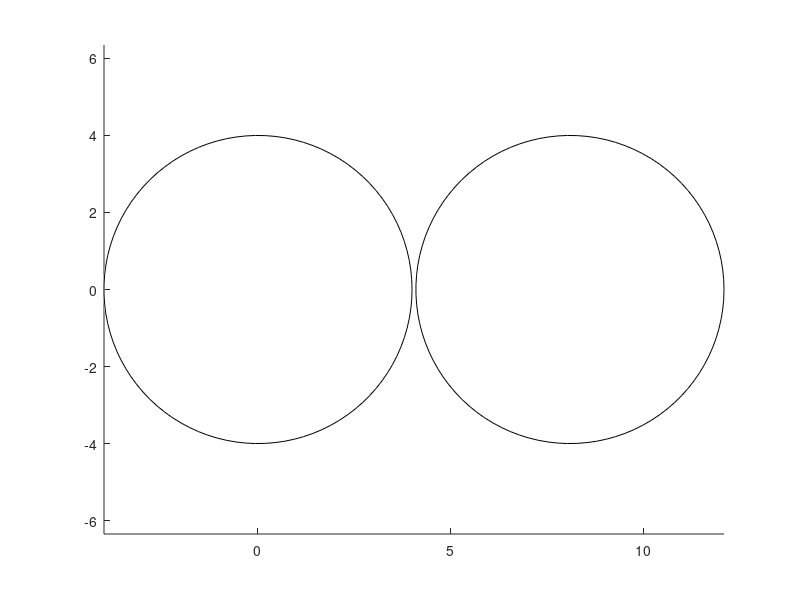

The MATLAB script that drew this image: (Note: this script raises an error after producing the figure.)
%% This code is written by Nooshin Abdollahi - Oct 23 2022
% Matlab codes necessary for peripheral network modeling. 
% The output of this code will be saved and loaded in Python script.

clc
clear all
close all



%%

R = [4;4]  ; % two fibers with exactly the same radius. 
C(1,1) = 0 ;
C(1,2) = 0 ;

C(2,1) = 8.1 ;   % the edge to edge distance between the two fibers is 4 microns. (12-4*2) = 4  
C(2,2) = 0 ;

G(1,1) = 4 ;  % Both fibers are Abeta fibers (group 4) ;
G(1,2) = 4 ; 


figure
for i=1:length(R)
 
        viscircles(C(i,:),R(i,1), 'color', 'k','Linewidth',0.2)    
        hold on
end

% xlim([-20 20])
% ylim([-20 20])
axis equal

%%

unique_radius = unique(R) ;     


%%  To find morphological parameters 


i = 1    ;
    
x= unique_radius(i,1)*2  ;   % fiber diameter
    
p1 =     0.01876  ;
p2 =      0.4787  ;
p3 =      0.1204  ;
axonD = p1*x^2 + p2*x + p3  ;
paraD2 = axonD   ;

p1 =    0.006304  ;
p2 =      0.2071  ;
p3 =      0.5339  ;
nodeD = p1*x^2 + p2*x + p3  ;
paraD1 = nodeD   ;


p1 =     -8.215  ;
p2 =      272.4  ;
p3 =     -780.2  ;

deltax = p1*x^2 + p2*x + p3 ;



p1 =     -0.0199  ;
p2 =       3.016  ;
p3 =       17.44  ;
paralength2 = p1*x^2 + p2*x + p3 ;    % FLUT length

paralength2_segments = 5  ;


p1 =      -0.389 ;
p2 =       14.88  ;
p3 =       9.721  ;
nl = round ( p1*x^2 + p2*x + p3 )  ;


paralength1=3  ;  
nodelength=1.0  ;
interlength=(deltax-nodelength-(2*paralength1)-(2*paralength2)) ;



internode_segments = 40   ;        % number of segments in one internode

parameters(i,1) = axonD  ;   
parameters(i,2) = nodeD ;
parameters(i,3) = deltax ;
parameters(i,4) = paralength2/paralength2_segments          ;
parameters(i,5) = nl ;
parameters(i,6) = interlength/internode_segments            ;      % length of each segment 




%%  

N=zeros(length(C),length(C)) ;
dist=zeros(length(C),length(C)) ;
Distance_edge=zeros(length(C),length(C)) ;

Distance_Centers = pdist2(C, C)  ;  % distance between centers
 


%%%%%%% Distance between edges of circles not centers of circles %%%%%%%%%

for i=1:length(Distance_Centers)
    for j=1:length(Distance_Centers)
        
        if i ~= j
            Distance_edge(i,j)= Distance_Centers(i,j) - (R(i,1)+R(j,1))   ; 
            
        end
        
    end
    
end
%%


m= 1000 ;        % minimum distance (threshold) 


for k=1:length(Distance_Centers)
 
for i=1:length(Distance_Centers)
    if k ~= i
       if Distance_Centers(k,i)< m
           N(k,i)=1 ;                  % 1 means connection, 0 means no connection
           dist(k,i) = Distance_Centers(k,i)   ;   % distance between the axons
           
       end
    end
end


    
end


    
for j=1:length(N)
for i=1:length(N)
    if N(j,i)==1 
        N(i,j)=0  ;
        dist(i,j) = 0  ;
    end
end
end




%%   

Total_Length_Axon = 31500   ;      % the total length of axons is "about" ...  (microns)



%%%%%%%%%%%%%%%%%%%%% the other type of axons %%%%%%%%%%%%%%%%%%%%%%%%%%%%
%%%%%%%%%%%%%%%%%%%%% there is only one type 

for J=1: length(unique_radius)     
     

    z1=0 ;
    z2=0 ;
    z3=0 ;
    z4=0 ;
    j=1 ;
    i=2 ;
    
    which_radius = J ; 
   
%  
eval(['coordinates_sections_' num2str(J) '(1,1) = 0 ;']); 
eval(['coordinates_sections_' num2str(J) '(1,i) = coordinates_sections_' num2str(J) '(1,i-1)+nodelength;']);
eval(['mid_coordinates_sections_' num2str(J) '(1,j) = 0.5;']);
eval(['name_sections_' num2str(J) '(1,j) = sprintf("node_%d",z1) ;']);
z1=z1+1 ;
i=i+1 ;
j=j+1 ;



eval(['coordinates_sections_' num2str(J) '(1,i) = coordinates_sections_' num2str(J) '(1,i-1)+paralength1;']);
eval(['mid_coordinates_sections_' num2str(J) '(1,j) = (coordinates_sections_' num2str(J) '(1,i) + coordinates_sections_' num2str(J) '(1,i-1) )/2;']);
eval(['name_sections_' num2str(J) '(1,j) = sprintf("MYSA_%d",z2) ;']);
z2=z2+1 ;
i=i+1 ;
j=j+1 ;



    for rr=1:paralength2_segments
    
    eval(['coordinates_sections_' num2str(J) '(1,i) = coordinates_sections_' num2str(J) '(1,i-1)+parameters(which_radius,4);']);
    eval(['mid_coordinates_sections_' num2str(J) '(1,j) = (coordinates_sections_' num2str(J) '(1,i) + coordinates_sections_' num2str(J) '(1,i-1) )/2;']);
    eval(['name_sections_' num2str(J) '(1,j) = sprintf("FLUT_%d",z3)  ;']);
    z3=z3+1 ;
    i=i+1 ;
    j=j+1 ;
    end


      for r=1:internode_segments
          
      eval(['coordinates_sections_' num2str(J) '(1,i) = coordinates_sections_' num2str(J) '(1,i-1)+(parameters(which_radius,6));']);
      eval(['mid_coordinates_sections_' num2str(J) '(1,j) = (coordinates_sections_' num2str(J) '(1,i) + coordinates_sections_' num2str(J) '(1,i-1) )/2;']);
      eval(['name_sections_' num2str(J) '(1,j) = sprintf("STIN_%d",z4) ;']);
      z4=z4+1 ;
      i=i+1 ;
      j=j+1 ;

      end

      
      
    for rr=1:paralength2_segments 
    eval(['coordinates_sections_' num2str(J) '(1,i) = coordinates_sections_' num2str(J) '(1,i-1)+parameters(which_radius,4);']);
    eval(['mid_coordinates_sections_' num2str(J) '(1,j) = (coordinates_sections_' num2str(J) '(1,i) + coordinates_sections_' num2str(J) '(1,i-1) )/2;']);
    eval(['name_sections_' num2str(J) '(1,j) = sprintf("FLUT_%d",z3) ;']);
    z3=z3+1 ;
    i=i+1 ;
    j=j+1 ;
    end


eval(['coordinates_sections_' num2str(J) '(1,i) = coordinates_sections_' num2str(J) '(1,i-1)+paralength1;']);
eval(['mid_coordinates_sections_' num2str(J) '(1,j) = (coordinates_sections_' num2str(J) '(1,i) + coordinates_sections_' num2str(J) '(1,i-1) )/2;']);
eval(['name_sections_' num2str(J) '(1,j) = sprintf("MYSA_%d",z2) ;']);
z2=z2+1 ;
i=i+1 ;
j=j+1 ;



Length_one_set(J,1) = eval(['coordinates_sections_' num2str(J) '(1,i-1)'])  ;  % Length of one set including (node+MYSA+5*FLUT+40*Internodes+5*FLUT+MYSA)
number_sets(J,1) = round (Total_Length_Axon/Length_one_set(J,1))  ;     % how many sets we need for this specific radius in order to get a total length about 10000 microns


%
for ii=2:number_sets(J,1)   % it starts from 2 becasue the first set is already above
    

  
eval(['coordinates_sections_' num2str(J) '(1,i) = coordinates_sections_' num2str(J) '(1,i-1)+nodelength;']);
eval(['mid_coordinates_sections_' num2str(J) '(1,j) =  (coordinates_sections_' num2str(J) '(1,i) + coordinates_sections_' num2str(J) '(1,i-1) )/2;']);
eval(['name_sections_' num2str(J) '(1,j) = sprintf("node_%d",z1) ;']);
z1=z1+1 ;
i=i+1 ;
j=j+1 ;



eval(['coordinates_sections_' num2str(J) '(1,i) = coordinates_sections_' num2str(J) '(1,i-1)+paralength1;']);
eval(['mid_coordinates_sections_' num2str(J) '(1,j) = (coordinates_sections_' num2str(J) '(1,i) + coordinates_sections_' num2str(J) '(1,i-1) )/2;']);
eval(['name_sections_' num2str(J) '(1,j) = sprintf("MYSA_%d",z2) ;']);
z2=z2+1 ;
i=i+1 ;
j=j+1 ;


    for rr=1:paralength2_segments
    eval(['coordinates_sections_' num2str(J) '(1,i) = coordinates_sections_' num2str(J) '(1,i-1)+parameters(which_radius,4);']);
    eval(['mid_coordinates_sections_' num2str(J) '(1,j) = (coordinates_sections_' num2str(J) '(1,i) + coordinates_sections_' num2str(J) '(1,i-1) )/2;']);
    eval(['name_sections_' num2str(J) '(1,j) = sprintf("FLUT_%d",z3) ;']);
    z3=z3+1 ;
    i=i+1 ;
    j=j+1 ;
    end


      for r=1:internode_segments
          
      eval(['coordinates_sections_' num2str(J) '(1,i) = coordinates_sections_' num2str(J) '(1,i-1)+(parameters(which_radius,6));']);
      eval(['mid_coordinates_sections_' num2str(J) '(1,j) = (coordinates_sections_' num2str(J) '(1,i) + coordinates_sections_' num2str(J) '(1,i-1) )/2;']);
      eval(['name_sections_' num2str(J) '(1,j) = sprintf("STIN_%d",z4) ;']);
      z4=z4+1 ;
      i=i+1 ;
      j=j+1 ;

      end
      
      
      
    for rr=1:paralength2_segments 
    eval(['coordinates_sections_' num2str(J) '(1,i) = coordinates_sections_' num2str(J) '(1,i-1)+parameters(which_radius,4);']);
    eval(['mid_coordinates_sections_' num2str(J) '(1,j) = (coordinates_sections_' num2str(J) '(1,i) + coordinates_sections_' num2str(J) '(1,i-1) )/2;']);
    eval(['name_sections_' num2str(J) '(1,j) = sprintf("FLUT_%d",z3) ;']);
    z3=z3+1 ;
    i=i+1 ;
    j=j+1 ;
    end

    
    

eval(['coordinates_sections_' num2str(J) '(1,i) = coordinates_sections_' num2str(J) '(1,i-1)+paralength1;']);
eval(['mid_coordinates_sections_' num2str(J) '(1,j) = (coordinates_sections_' num2str(J) '(1,i) + coordinates_sections_' num2str(J) '(1,i-1) )/2;']);
eval(['name_sections_' num2str(J) '(1,j) = sprintf("MYSA_%d",z2) ;']);
z2=z2+1 ;
i=i+1 ;
j=j+1 ;


    
end

Length_All_sets(J,1) = eval(['coordinates_sections_' num2str(J) '(1,i-1)'])  ;   % "around" 10000 microns
Number_of_nodes (J,1) = z1 ;



end


%%

figure
plot(coordinates_sections_1 ,1 , 'ob')
hold on
plot(coordinates_sections_1 ,1.05 , 'or')

ylim([1 1.5])



%%

compartments_in_a_set = 3 + internode_segments + (2*paralength2_segments) ;

 

%%
%%%%%%%%%%%%%%%%%%%%% Connect each axon to itself %%%%%%%%%%%%%%%%%%%%%%%%%%%%%%%%
 
 
 for s=1 :length((unique_radius))   
     for t=1 :length((unique_radius))
         
         if t== s
         
             
             clear S_first
             clear S_second
             clear n nn f1 f2 fz m mm
             L1=0 ;
             L2=0 ;
             p=1 ; 
            
             
             for n=0:Number_of_nodes(s,1)-1 
             
              S_first(p,1) =  sprintf("node_%d",n)  ;
              S_second(p,1) = sprintf("node_%d",n)  ;
              p=p+1 ;

             end
              

            eval(['Connect_types_' num2str(s),num2str(t) '(1:length(S_first),1) = S_first ;']);
            eval(['Connect_types_' num2str(s),num2str(t) '(length(S_first)+1:length(S_first)+length(S_second),1) = S_second ;']);
            
            %%%%%%%%%% save data %%%%%%%%%%
            clear SAVE
            SAVE = char( eval(['Connect_types_' num2str(s),num2str(t)])) ;
            filename=['Connect_types_' num2str(s),num2str(t) '.mat']; 
            save(filename , 'SAVE');    
             
             
         end


     end
 end 
 
 

 
 






 %% Output 
% *** Connection_types_xx  are saved above


save('R.txt' , 'R' , '-ascii')   % save radius of all axons
save('C.txt' , 'C' , '-ascii')   % save location of all axons (x,y)
save('G.txt' , 'G' , '-ascii')   % save Groups of all axons. i.e., each radius in "R" belongs to which type (Group1,2,3 or 4)             

% To be used in NEURON to build models
save('parameters.txt' , 'parameters' , '-ascii')
save('Number_of_nodes.txt' , 'Number_of_nodes' , '-ascii')



save('unique_radius.txt' , 'unique_radius' , '-ascii')
save('neighboringAxon.txt' , 'N' , '-ascii')
% % save('neighbouringAxon.mat','N')

save('dist.txt' , 'dist' , '-ascii')


save('Distance_edge.txt' , 'Distance_edge' , '-ascii')





%% Next:  Boundary Condition


% finding the neurons on the edge, for now I do it manually

neurons_on_edge_up = [0 1    ] ;
% neurons_on_edge_right = [    ] ;
% neurons_on_edge_down = [ ] ;
% neurons_on_edge_left = [ ] ;

neurons_on_edge = [neurons_on_edge_up]     ;   

% finding the boundary cable coordinates
distance_boundary_to_neuron = 7 ;   % microns

for i=1:length(neurons_on_edge_up)
    B_coordinates_up(i,1) = C(neurons_on_edge_up(i)+1,1) ;
    B_coordinates_up(i,2) = C(neurons_on_edge_up(i)+1,2) + distance_boundary_to_neuron ; 
end


    
Boundary_coordinates(:,1) = [B_coordinates_up(:,1)']   ;
Boundary_coordinates(:,2) = [B_coordinates_up(:,2)']   ;
Boundary_coordinates ;

plot(Boundary_coordinates(:,1),Boundary_coordinates(:,2),'o','Color',[0.9290 0.6940 0.1250])

%% finding the neighboring neurons to which boundary cables are connected 

C_and_Boundary_coordinates(:,1) = [ C(:,1)' , Boundary_coordinates(:,1)' ]  ;
C_and_Boundary_coordinates(:,2) = [ C(:,2)' , Boundary_coordinates(:,2)' ]  ;

size_C = size(C) ;
size_Boundary_coordinates = size(Boundary_coordinates) ;

Boundary_N=zeros(length(C_and_Boundary_coordinates),length(C_and_Boundary_coordinates)) ;
Boundary_dist=zeros(length(C_and_Boundary_coordinates),length(C_and_Boundary_coordinates)) ;
Boundary_Distance = pdist2(C_and_Boundary_coordinates, C_and_Boundary_coordinates)  ;



m= 8 ;        % minimum distance (threshold)




for k=1:length(Boundary_Distance)
for i=1:length(Boundary_Distance)
    if k ~= i
       if Boundary_Distance(k,i)< m
           Boundary_N(k,i)=1 ;
           Boundary_dist(k,i)=Boundary_Distance(k,i)  ;
          
       end
    end
end
   
end

Boundary_neighboring = Boundary_N(size_C+1:size(Boundary_N) ,1:size_C) ;
Boundary_dist = Boundary_dist(size_C+1:size(Boundary_N) ,1:size_C) ;




%% find the sections for connections


% for Boundary Cable
  
z=0 ;
i=2 ;
j=1 ;


number_of_sections = 4000  ;
sectionlength= Total_Length_Axon/number_of_sections  ;      



for ii=0:number_of_sections-1
    
Boundary_coordinates_sections(1,1) = 0  ;
Boundary_coordinates_sections(1,i) = Boundary_coordinates_sections(1,i-1) + sectionlength  ;
Boundary_mid_coordinates_section(1,j) = (Boundary_coordinates_sections(1,i) + Boundary_coordinates_sections(1,i-1) )/2  ;
Boundary_name_sections(1,j) = sprintf("section_%d",z)  ;
i=i+1 ;
z=z+1 ;
j=j+1 ;

end




for t=1 :length((unique_radius))
         

             clear S_first
             clear S_second
             clear n f1 m 
             L=0 ;
             p=1 ; 
             
             for n=1:compartments_in_a_set:compartments_in_a_set*Number_of_nodes(t,1)
                 
                 f1 = eval(['mid_coordinates_sections_' num2str(t) '(1,n)'])  ; 
    
                     for m=1:length (Boundary_coordinates_sections)-1
                         if f1 >= Boundary_coordinates_sections(1,m)  && f1 <= Boundary_coordinates_sections(1,m+1)
                             S_first(p,1) = sprintf("node_%d",L)  ;
                             S_second(p,1) = Boundary_name_sections(1,m)  ;
                             p=p+1 ;
                         end
                     end
                     

                     L=L+1 ;
                
    
             end
 
            eval(['Boundary_to_' num2str(t) '(1:length(S_first),1) = S_first ;']);
            eval(['Boundary_to_' num2str(t) '(length(S_first)+1:length(S_first)+length(S_second),1) = S_second ;']);
            
            %%%%%%%%%% save data %%%%%%%%%%
            clear SAVE
            SAVE = char( eval(['Boundary_to_' num2str(t)])) ;
            filename=['Boundary_to_' num2str(t) '.mat']; 
            save(filename , 'SAVE');

end
     



%%% Boundary to Boundary are not connected




%% Output 
% *** Boundary_to_x are saved above


save('Boundary_coordinates.txt' , 'Boundary_coordinates' , '-ascii')    % (x,y)
save('Boundary_neighboring.txt' , 'Boundary_neighboring' , '-ascii')     
save('Boundary_dist.txt' , 'Boundary_dist' , '-ascii') 











%%   Next step:    Transverse resistances (g)  unit: S/cm2


% Calculating c in PLOS computational biology paper, Equation 9


for i=1 :length((unique_radius))    
    for j=1  :length((unique_radius))
        
        
        if j>=i
            
        clear Rg
      
        z=2 ;
        
        L = length(eval(['Connect_types_' num2str(i),num2str(j)]))/2    ;
        
        Rg=zeros(L,1)  ;

        for Z=2:L-1


           CO1 = find( eval(['name_sections_' num2str(i)]) == eval(['Connect_types_' num2str(i),num2str(j) '(Z-1,1)'])  );
           CO2 = find( eval(['name_sections_' num2str(i)]) == eval(['Connect_types_' num2str(i),num2str(j) '(Z+1,1)']));
           g1 = eval(['mid_coordinates_sections_' num2str(i) '(1,CO1)'])   ;
           g2 = eval(['mid_coordinates_sections_' num2str(i) '(1,CO2)'])   ;
           
           Rg(z,1) = (g2-g1)/2  ;
           z=z+1 ;
           
           
  
           if g2 < g1
                 msg = 'Error occurred. g2<g1';
                 error(msg)
           end

        end
        
        
           CO1 = find( eval(['name_sections_' num2str(i)]) == eval(['Connect_types_' num2str(i),num2str(j) '(1,1)'])  );
           CO2 = find( eval(['name_sections_' num2str(i)]) == eval(['Connect_types_' num2str(i),num2str(j) '(2,1)']));
           g1 = eval(['mid_coordinates_sections_' num2str(i) '(1,CO1)'])   ;
           g2 = eval(['mid_coordinates_sections_' num2str(i) '(1,CO2)'])   ;
           Rg(1,1) = (g2-g1)/2  ;
           
           CO1 = find( eval(['name_sections_' num2str(i)]) == eval(['Connect_types_' num2str(i),num2str(j) '(L-1,1)'])  );
           CO2 = find( eval(['name_sections_' num2str(i)]) == eval(['Connect_types_' num2str(i),num2str(j) '(L,1)']));
           g1 = eval(['mid_coordinates_sections_' num2str(i) '(1,CO1)'])   ;
           g2 = eval(['mid_coordinates_sections_' num2str(i) '(1,CO2)'])   ;
           Rg(L,1) = (g2-g1)/2  ;
   
        
        
            %%%%%%%%%% save data %%%%%%%%%%
            filename=['Rg_' num2str(i),num2str(j) '.txt']; 
            save(filename ,  'Rg' , '-ascii') 

        
        

        end

    end
end


%%


%%%  Areas of the nodes 

for i=1 :length((unique_radius))   
    for j=2  :length((unique_radius))
        
        if j>i
            
            clear Areas

            k=0 ;
 
            L = length(eval(['Connect_types_' num2str(i),num2str(j)]))/2    ;
            Areas =zeros(L,1)  ;

            for Z=1:L

                   if (eval(['Connect_types_' num2str(i),num2str(j) '(Z,1)']) == sprintf("node_%d",k) )  
                       Areas(Z,1) = pi*parameters(i+1,2)  ;   % surface area = pi*d*L  (L=1),   parameters(i,2): nodeD
                       
                       k=k+1 ;
                       
                   else
                       
                       Areas(Z,1) = pi*parameters(j+1,2)  ;   % surface area = pi*d*L  (L=1),   parameters(i,2): nodeD

                   end  
            end
            
            
            %%%%%%%%%% save data %%%%%%%%%%

            filename=['Areas_' num2str(i),num2str(j) '.txt']; 
            save(filename ,  'Areas' , '-ascii') 

            
            
            
            
        end
    end
end







%% between boundary cables and the axons %%%%%



 for j=1:length((unique_radius))
        
        clear Rg
      
        z=2 ;
        
        L = length(eval(['Boundary_to_' num2str(j)]))/2    ;

        Rg=zeros(L,1)  ;
        


        for Z=2:L-1
            
           CO1 = find( eval(['name_sections_' num2str(j)]) == eval(['Boundary_to_' num2str(j) '(Z-1,1)'])  );
           CO2 = find( eval(['name_sections_' num2str(j)]) == eval(['Boundary_to_' num2str(j) '(Z+1,1)'])  );
           g1 = eval(['mid_coordinates_sections_' num2str(j) '(1,CO1)'])   ;
           g2 = eval(['mid_coordinates_sections_' num2str(j) '(1,CO2)'])   ;
           
           Rg(z,1) = (g2-g1)/2  ;
           z=z+1 ;
           
           
        end
           
           
           CO1 = find( eval(['name_sections_' num2str(j)]) == eval(['Boundary_to_' num2str(j) '(1,1)'])  );
           CO2 = find( eval(['name_sections_' num2str(j)]) == eval(['Boundary_to_' num2str(j) '(2,1)']));
           g1 = eval(['mid_coordinates_sections_' num2str(j) '(1,CO1)'])   ;
           g2 = eval(['mid_coordinates_sections_' num2str(j) '(1,CO2)'])   ;
           Rg(1,1) = (g2-g1)/2  ;
           
           CO1 = find( eval(['name_sections_' num2str(j)]) == eval(['Boundary_to_' num2str(j) '(L-1,1)'])  );
           CO2 = find( eval(['name_sections_' num2str(j)]) == eval(['Boundary_to_' num2str(j) '(L,1)']));
           g1 = eval(['mid_coordinates_sections_' num2str(j) '(1,CO1)'])   ;
           g2 = eval(['mid_coordinates_sections_' num2str(j) '(1,CO2)'])   ;
           Rg(L,1) = (g2-g1)/2  ;

        
        
            %%%%%%%%%% save data %%%%%%%%%%
            filename=['Boundary_Rg_' num2str(j) '.txt']; 
            save(filename ,  'Rg' , '-ascii') 
           
           
 
 end




%%
b=1 ;

        for Z=1:(length(Connect_types_11)/2)-1


           COO1 = find( eval(['name_sections_' num2str(1)]) == eval(['Connect_types_' num2str(1),num2str(1) '(Z+1,1)'])  );
           COO2 = find( eval(['name_sections_' num2str(1)]) == eval(['Connect_types_' num2str(1),num2str(1) '(Z,1)']));
           gg1 = eval(['mid_coordinates_sections_' num2str(i) '(1,COO1)'])   ;
           gg2 = eval(['mid_coordinates_sections_' num2str(i) '(1,COO2)'])   ;
           
           nodes_dist(b,1) = gg1-gg2 ;
           b=b+1 ;


        end
